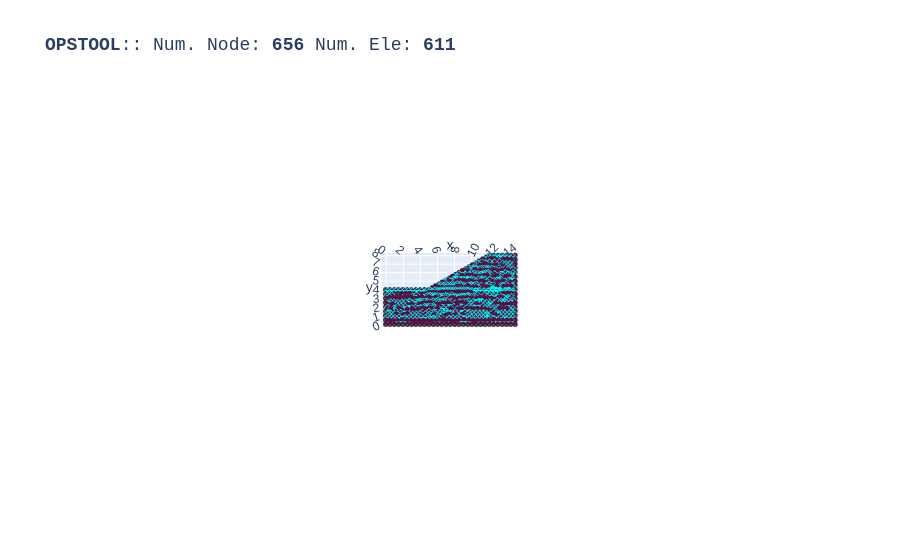

Notebook code cell kept with this figure:
### Code cell
opst.vis.plotly.plot_model(show_node_numbering=False, show_ele_numbering=False, show_nodal_loads = False)

### Figure 1 — Plotly figure (JSON) as saved in the notebook; plotly's stock layout.template omitted (floating-point values rounded to 4 significant figures; data arrays with more than 128 entries replaced by an {"elided": "..."} marker saying what was removed)
{"data": [{"color": "#00FFFF", "hoverinfo": "skip", "i": {"elided": "1222 int values"}, "j": {"elided": "1222 int values"}, "k": {"elided": "1222 int values"}, "name": "ELE_TAG_FourNodeQuadWithSensitivity", "opacity": 1, "type": "mesh3d", "x": {"elided": "2444 float values"}, "y": {"elided": "2444 float values"}, "z": {"elided": "2444 float values"}}, {"connectgaps": false, "hoverinfo": "skip", "line": {"color": "black", "width": 1}, "mode": "lines", "name": "Edge", "type": "scatter3d", "x": {"elided": "3666 float values"}, "y": {"elided": "3666 float values"}, "z": {"elided": "3666 float values"}}, {"customdata": {"elided": "611 str values"}, "hovertemplate": "%{customdata}", "marker": {"color": "#00FFFF", "size": 3, "symbol": "diamond-open"}, "mode": "markers", "name": "ELE_TAG_FourNodeQuadWithSensitivity", "type": "scatter3d", "x": {"elided": "611 float values"}, "y": {"elided": "611 float values"}, "z": {"elided": "611 float values"}}, {"customdata": {"elided": "656 str values"}, "hovertemplate": "x: %{x}<br>y: %{y}<br>z: %{z} <br>nodeTag: %{customdata}", "marker": {"color": "#580f41", "size": 3, "symbol": "circle"}, "mode": "markers", "name": "Nodes", "type": "scatter3d", "x": {"elided": "656 float values"}, "y": {"elided": "656 float values"}, "z": {"elided": "656 float values"}}, {"connectgaps": false, "hoverinfo": "skip", "line": {"color": "#15b01a", "width": 1}, "mode": "lines", "name": "BC", "type": "scatter3d", "x": {"elided": "1176 float values"}, "y": {"elided": "1176 float values"}, "z": {"elided": "1176 float values"}}], "layout": {"autosize": true, "font": {"family": "Arial, sans-serif"}, "scene": {"aspectmode": "data", "camera": {"eye": {"x": 0, "y": -0.1, "z": 10}}, "dragmode": "pan", "xaxis": {"showbackground": false}, "yaxis": {"showbackground": false}, "zaxis": {"showbackground": true, "showgrid": true, "showticklabels": false, "ticks": "", "title": {"text": ""}, "visible": true}}, "showlegend": false, "title": {"font": {"family": "courier", "size": 18}, "text": "<b>OPSTOOL</b>:: Num. Node: <b>656</b> Num. Ele: <b>611</b>"}}}
